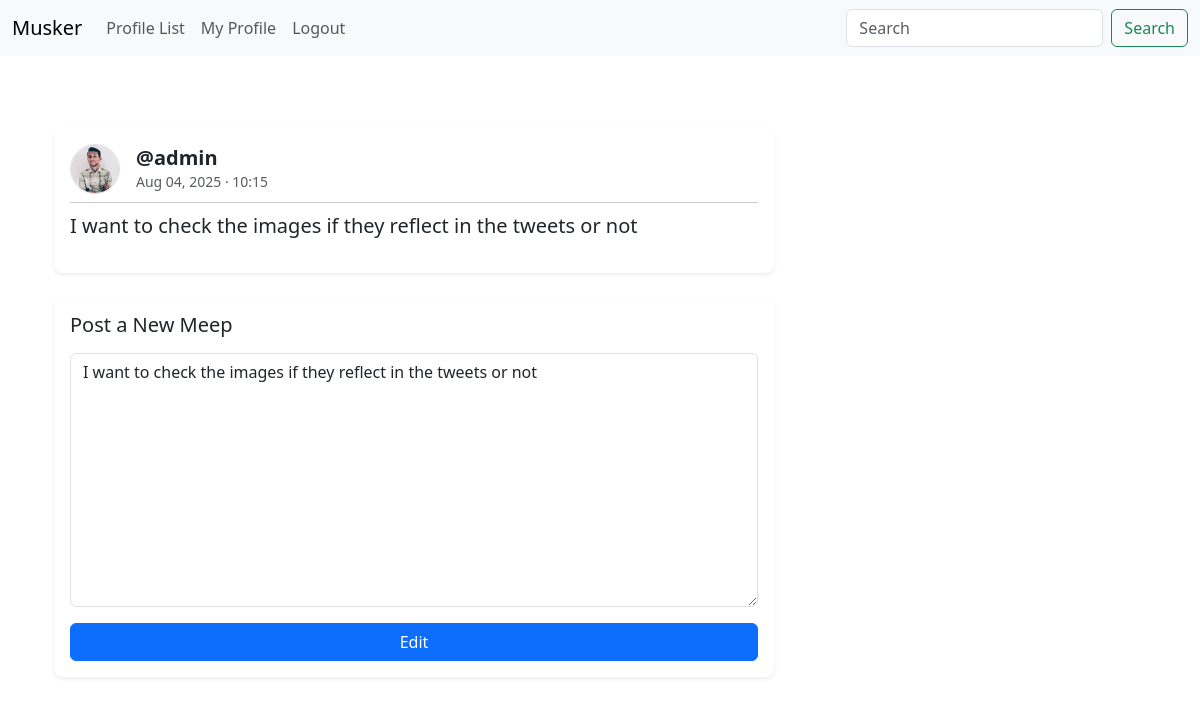
/edit_meep/6 (signed in), run on an earlier commit of the app's database.
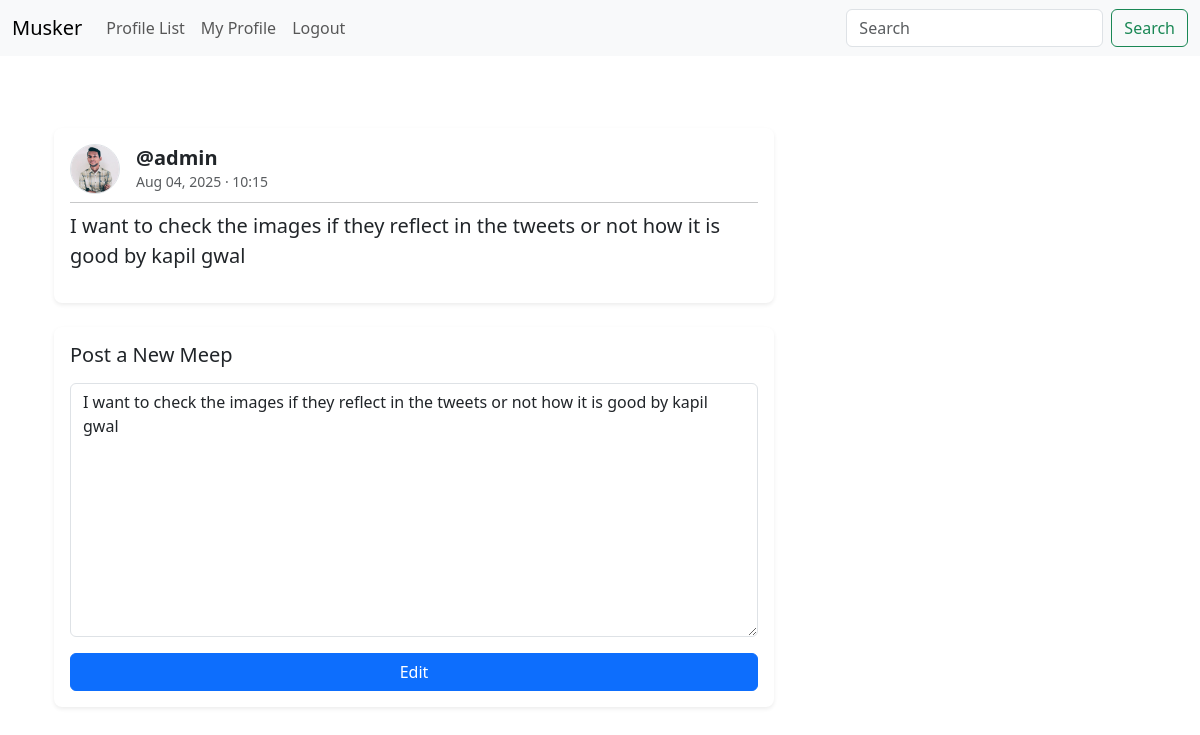
And on a later commit of the database.
### musk/models.py (models this page shows, shortened)
class Meep(models.Model):
    user = models.ForeignKey(
        User,related_name="meeps",
        on_delete = models.DO_NOTHING
    )
    body = models.CharField(max_length = 1000)
    created_at = models.DateTimeField(auto_now_add=True)
    likes = models.ManyToManyField(User,related_name='meep_like',blank=True)

class Profile(models.Model):
    user = models.OneToOneField(User, on_delete=models.CASCADE)
    follows = models.ManyToManyField(
        "self",
        related_name="followed_by",
        symmetrical=False,
        blank=True
    )
    date_modified = models.DateTimeField(User, auto_now=True)
    profile_image = models.ImageField(null=True,blank=True,upload_to="images/")
    profile_bio = models.CharField(max_length=500,null=True,blank=True)
    homepage_link = models.CharField(max_length=500,null=True,blank=True)
    instagram_link = models.CharField(max_length=500,null=True,blank=True)
    twitter_link = models.CharField(max_length=500,null=True,blank=True)

### musk/views.py (the view)
# urls.py: path('edit_meep/<int:pk>', views.edit_meep, name = "edit_meep")
def edit_meep(request,pk):
    if request.user.is_authenticated:
        meep = get_object_or_404(Meep,id = pk)
        if request.user.username == meep.user.username:
            form = MeepForm(request.POST or None,instance = meep)
            if request.method == "POST":
                if form.is_valid():
                    meep = form.save(commit=False)
                    meep.user = request.user
                    meep.save()
                    messages.success(request,("Your meep has been Updated"))
                    return redirect('home')
            else:
                return render(request,"edit_meep.html",{'form' : form,'meep' : meep})
        else:
            messages.success(request,"That meep you want to update does not owned by you")
            return redirect(request.META.get("HTTP_REFERER"))
    else:
        messages.success(request,"Login in the account")
        return redirect('home')

### musk/forms.py
class MeepForm(forms.ModelForm):
    body = forms.CharField(
        required=True,
        widget=forms.Textarea(attrs={
            "placeholder": "Enter your meep",
            "class": "form-control"
        }),
        label=""
    )
    class Meta:
        model = Meep
        exclude = ("user", "likes")

### templates/edit_meep.html (shortened to what this page needs)
{% extends 'base.html' %}
{% load static %}
{% block content %}
<div class="container mt-5">
    <div class="row g-4">
        <div class="col-lg-8">
            <div class="card mb-4 border-0 shadow-sm rounded-3">
                <div class="card-body">
                    <div class="d-flex justify-content-between align-items-center mb-2">
                        <div class="d-flex align-items-center">
                            {% if meep.user.profile.profile_image %}
                                <img src="{{ meep.user.profile.profile_image.url }}"
                                     alt="avatar"
                                     class="rounded-circle me-3 border"
                                     width="50" height="50">
                            {% else %}
                                <img src="{% static 'default-avatar.png' %}"
                                     alt="avatar"
                                     class="rounded-circle me-3 border"
                                     width="50" height="50">
                            {% endif %}
                            <div>
                                <a href="{% url 'profile' meep.user.id %}"
                                   class="fw-bold text-decoration-none text-dark h5 mb-0">
                                    @{{ meep.user.username }}
                                </a>
                                <div class="text-muted small">
                                    {{ meep.created_at|date:"M d, Y · H:i" }}
                                </div>
                            </div>
                        </div>
                    </div>
                    <hr class="my-2">
                    <p class="fs-5 mb-3">{{ meep.body }}</p>
                </div>
            </div>
            {% if form %}
            <div class="card shadow-sm border-0 rounded-3">
                <div class="card-body">
                    <h5 class="card-title mb-3">Post a New Meep</h5>
                    <form method="POST">
                        {{ form.as_p }}
                        <div class="d-grid">
                            <button type="submit" class="btn btn-primary">Edit</button>
                        </div>
                    </form>
                </div>
            </div>
            {% endif %}
        </div>
    </div>
</div>
{% endblock %}

What changed in the data, as far as the page shows it:
changed Meep "admin": body "I want to check the images if they reflect in the tweets or not" → "I want to check the images if they reflect in the tweets or not how it is good by kapil gwal"
